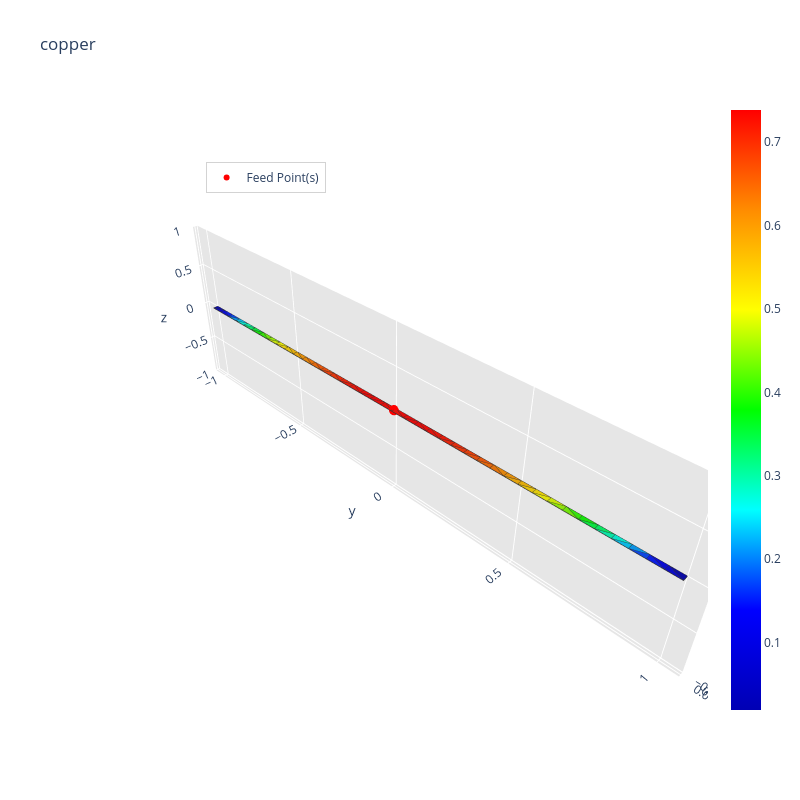

The notebook cell saved with this chart:
### Code cell
_ = radiation_algorithm(path, frequency, feed_point, excitation_unit_vector='y', gap_width=0.7*initial_mesh_size, lossy_conductor=True, conductivity_conductor=sigma)

### Figure 1 — Plotly figure (JSON) as saved in the notebook; plotly's stock layout.template omitted (floating-point values rounded to 4 significant figures; data arrays with more than 128 entries replaced by an {"elided": "..."} marker saying what was removed)
{"data": [{"facecolor": ["rgb(0, 0, 180)", "rgb(0, 0, 217)", "rgb(0, 0, 180)", "rgb(0, 0, 217)", "rgb(0, 0, 233)", "rgb(0, 159, 255)", "rgb(0, 68, 255)", "rgb(0, 22, 255)", "rgb(0, 255, 223)", "rgb(0, 203, 255)", "rgb(0, 255, 101)", "rgb(0, 255, 181)", "rgb(13, 255, 0)", "rgb(0, 255, 62)", "rgb(50, 255, 0)", "rgb(221, 255, 0)", "rgb(155, 255, 0)", "rgb(121, 255, 0)", "rgb(255, 228, 0)", "rgb(253, 255, 0)", "rgb(255, 190, 0)", "rgb(255, 215, 0)", "rgb(255, 155, 0)", "rgb(255, 178, 0)", "rgb(255, 144, 0)", "rgb(255, 88, 0)", "rgb(255, 109, 0)", "rgb(255, 121, 0)", "rgb(255, 60, 0)", "rgb(255, 78, 0)", "rgb(255, 37, 0)", "rgb(255, 51, 0)", "rgb(255, 19, 0)", "rgb(255, 30, 0)", "rgb(255, 15, 0)", "rgb(255, 4, 0)", "rgb(255, 7, 0)", "rgb(255, 1, 0)", "rgb(255, 0, 0)", "rgb(255, 1, 0)", "rgb(255, 3, 0)", "rgb(255, 8, 0)", "rgb(255, 8, 0)", "rgb(255, 0, 0)", "rgb(255, 1, 0)", "rgb(255, 3, 0)", "rgb(255, 4, 0)", "rgb(255, 1, 0)", "rgb(255, 7, 0)", "rgb(255, 30, 0)", "rgb(255, 19, 0)", "rgb(255, 15, 0)", "rgb(255, 37, 0)", "rgb(255, 78, 0)", "rgb(255, 60, 0)", "rgb(255, 51, 0)", "rgb(255, 88, 0)", "rgb(255, 121, 0)", "rgb(255, 109, 0)", "rgb(255, 155, 0)", "rgb(255, 144, 0)", "rgb(255, 190, 0)", "rgb(255, 178, 0)", "rgb(253, 255, 0)", "rgb(255, 228, 0)", "rgb(255, 215, 0)", "rgb(155, 255, 0)", "rgb(221, 255, 0)", "rgb(121, 255, 0)", "rgb(0, 255, 62)", "rgb(13, 255, 0)", "rgb(50, 255, 0)", "rgb(0, 255, 181)", "rgb(0, 255, 101)", "rgb(0, 203, 255)", "rgb(0, 255, 223)", "rgb(0, 68, 255)", "rgb(0, 159, 255)", "rgb(0, 22, 255)", "rgb(0, 0, 233)"], "i": [0, 1, 43, 43, 44, 45, 40, 41, 46, 39, 47, 38, 48, 37, 49, 50, 35, 36, 51, 34, 51, 33, 52, 33, 53, 54, 31, 32, 55, 30, 56, 29, 57, 28, 27, 60, 59, 61, 60, 60, 62, 63, 62, 64, 63, 63, 65, 20, 66, 67, 18, 19, 68, 69, 68, 68, 70, 71, 70, 72, 71, 73, 72, 74, 11, 73, 75, 10, 76, 77, 8, 9, 78, 7, 79, 6, 80, 5, 81, 4], "j": [1, 4, 2, 42, 42, 40, 41, 42, 39, 40, 38, 39, 37, 38, 37, 35, 36, 37, 34, 35, 52, 34, 53, 52, 54, 55, 54, 54, 56, 55, 57, 56, 58, 57, 58, 26, 26, 24, 24, 25, 24, 23, 23, 21, 21, 22, 20, 21, 20, 18, 19, 20, 18, 16, 16, 17, 16, 15, 15, 14, 14, 13, 13, 11, 12, 12, 10, 11, 10, 8, 9, 10, 7, 8, 6, 7, 5, 6, 5, 5], "k": [81, 81, 3, 2, 43, 44, 44, 44, 45, 45, 46, 46, 47, 47, 48, 49, 49, 49, 50, 50, 33, 51, 32, 32, 32, 30, 30, 31, 29, 29, 28, 28, 27, 27, 59, 59, 27, 60, 25, 26, 61, 62, 24, 63, 22, 23, 64, 64, 65, 66, 66, 66, 67, 68, 17, 18, 69, 70, 16, 71, 15, 72, 14, 73, 73, 13, 74, 74, 75, 76, 76, 76, 77, 77, 78, 78, 79, 79, 80, 81], "name": "", "type": "mesh3d", "x": [-0.01, 0.01, 0.01, -0.01, 0.01, 0.01, 0.01, 0.01, 0.01, 0.01, 0.01, 0.01, 0.01, 0.01, 0.01, 0.01, 0.01, 0.01, 0.01, 0.01, 0.01, 0.01, 0.01, 0.01, 0.01, 0.01, 0.01, 0.01, 0.01, 0.01, 0.01, 0.01, 0.01, 0.01, 0.01, 0.01, 0.01, 0.01, 0.01, 0.01, 0.01, 0.01, 0.01, -0.01, -0.01, -0.01, -0.01, -0.01, -0.01, -0.01, -0.01, -0.01, -0.01, -0.01, -0.01, -0.01, -0.01, -0.01, -0.01, -0.01, -0.01, -0.01, -0.01, -0.01, -0.01, -0.01, -0.01, -0.01, -0.01, -0.01, -0.01, -0.01, -0.01, -0.01, -0.01, -0.01, -0.01, -0.01, -0.01, -0.01, -0.01, -0.01], "y": [-1.0, -1.0, 1.0, 1.0, -0.95, -0.9, -0.85, -0.8, -0.75, -0.7, -0.65, -0.6, -0.55, -0.5, -0.45, -0.4, -0.35, -0.3, -0.25, -0.2, -0.15, -0.1, -0.05, 0.0, 0.05, 0.1, 0.15, 0.2, 0.25, 0.3, 0.35, 0.4, 0.45, 0.5, 0.55, 0.6, 0.65, 0.7, 0.75, 0.8, 0.85, 0.9, 0.95, 0.95, 0.9, 0.85, 0.8, 0.75, 0.7, 0.65, 0.6, 0.55, 0.5, 0.45, 0.4, 0.35, 0.3, 0.25, 0.2, 0.15, 0.1, 0.05, 0.0, -0.05, -0.1, -0.15, -0.2, -0.25, -0.3, -0.35, -0.4, -0.45, -0.5, -0.55, -0.6, -0.65, -0.7, -0.75, -0.8, -0.85, -0.9, -0.95], "z": [0.0, 0.0, 0.0, 0.0, 0.0, 0.0, 0.0, 0.0, 0.0, 0.0, 0.0, 0.0, 0.0, 0.0, 0.0, 0.0, 0.0, 0.0, 0.0, 0.0, 0.0, 0.0, 0.0, 0.0, 0.0, 0.0, 0.0, 0.0, 0.0, 0.0, 0.0, 0.0, 0.0, 0.0, 0.0, 0.0, 0.0, 0.0, 0.0, 0.0, 0.0, 0.0, 0.0, 0.0, 0.0, 0.0, 0.0, 0.0, 0.0, 0.0, 0.0, 0.0, 0.0, 0.0, 0.0, 0.0, 0.0, 0.0, 0.0, 0.0, 0.0, 0.0, 0.0, 0.0, 0.0, 0.0, 0.0, 0.0, 0.0, 0.0, 0.0, 0.0, 0.0, 0.0, 0.0, 0.0, 0.0, 0.0, 0.0, 0.0, 0.0, 0.0]}, {"line": {"color": "rgb(50, 50, 50)", "width": 1.5}, "mode": "lines", "showlegend": false, "type": "scatter3d", "x": {"elided": "400 float values"}, "y": {"elided": "400 float values"}, "z": {"elided": "400 int values"}}, {"hoverinfo": "none", "marker": {"color": [0.01927, 0.7385], "colorscale": [[0, "rgb(0, 0, 180)"], [0.1667, "rgb(0, 0, 255)"], [0.3333, "rgb(0, 255, 255)"], [0.5, "rgb(0, 255, 0)"], [0.6667, "rgb(255, 255, 0)"], [0.8333, "rgb(255, 140, 0)"], [1, "rgb(255, 0, 0)"]], "showscale": true, "size": 0.1}, "mode": "markers", "showlegend": false, "type": "scatter3d", "x": [-0.01], "y": [-1.0], "z": [0.0]}, {"marker": {"color": "red", "size": 6, "symbol": "circle"}, "mode": "markers+text", "name": "Feed Point(s)", "type": "scatter3d", "x": [0], "y": [0], "z": [0]}], "layout": {"height": 800, "legend": {"bgcolor": "rgba(255,255,255,0.7)", "bordercolor": "lightgray", "borderwidth": 1, "x": 0.2, "xanchor": "left", "y": 0.9, "yanchor": "top"}, "scene": {"aspectratio": {"x": 0.01, "y": 1, "z": 0.3}, "camera": {"eye": {"x": 0.65, "y": 0.65, "z": 0.65}}, "xaxis": {"backgroundcolor": "rgb(230, 230, 230)", "gridcolor": "rgb(255, 255, 255)", "showbackground": true, "zerolinecolor": "rgb(255, 255, 255)"}, "yaxis": {"backgroundcolor": "rgb(230, 230, 230)", "gridcolor": "rgb(255, 255, 255)", "showbackground": true, "zerolinecolor": "rgb(255, 255, 255)"}, "zaxis": {"backgroundcolor": "rgb(230, 230, 230)", "gridcolor": "rgb(255, 255, 255)", "showbackground": true, "zerolinecolor": "rgb(255, 255, 255)"}}, "title": {"text": "copper"}, "width": 800}}
